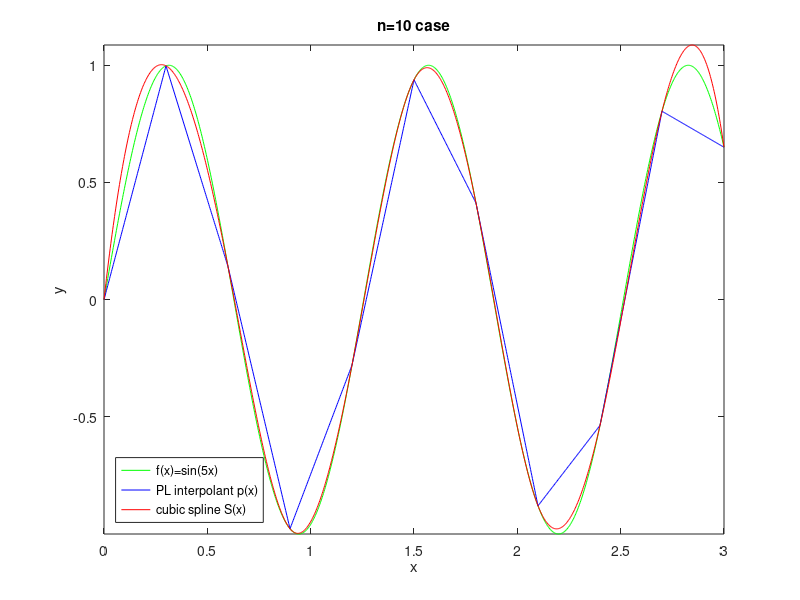
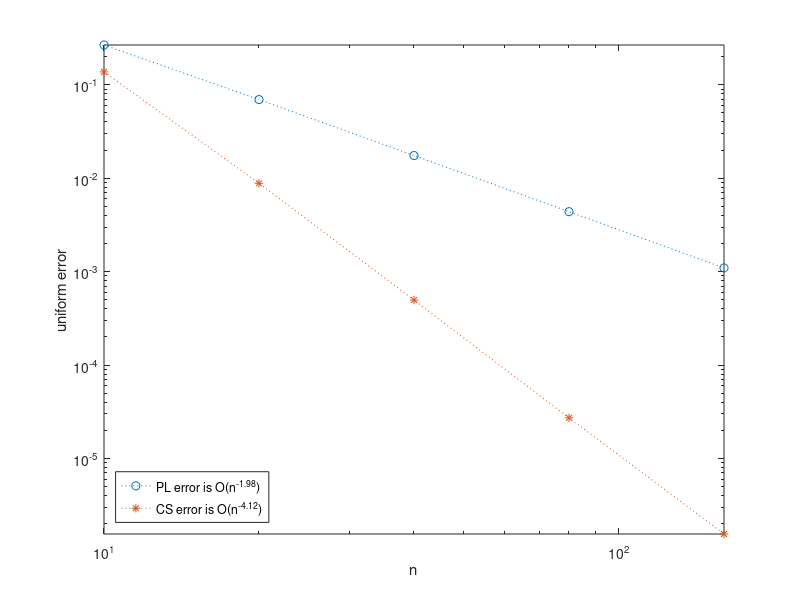

Write the MATLAB code that produced these figures, in order.
% CSEXPERIMENT  Plot and compare accuracy of piecewise-linear (PL) and
% cubic spline (CS) interpolation of  f(x) = sin(5x)  on [0,3].

nn = [10 20 40 80 160];
plerr = zeros(size(nn));
cserr = plerr;
for q = 1:5
    n = nn(q);
    t = linspace(0,3,n+1);     % nodes
    y = sin(5*t);              % points are (t(k),y(k))
    xx = linspace(0,3,1001);   % used to plot and measure
    yy = sin(5*xx);
    plerr(q) = norm(yy - interp1(t,y,xx), 'inf');
    cserr(q) = norm(yy - interp1(t,y,xx,'spline'), 'inf');
    if q == 1  % show lowest resolution interpolation result
        figure(1)
        plot(xx,yy,'g', xx,interp1(t,y,xx),'b', xx,interp1(t,y,xx,'spline'),'r')
        legend('f(x)=sin(5x)','PL interpolant p(x)','cubic spline S(x)',...
               'location','southwest')
        title('n=10 case')
        xlabel x,  ylabel y
        axis tight
    end
end
ppl = polyfit(log(nn),log(plerr),1);
pcs = polyfit(log(nn),log(cserr),1);
figure(2)
loglog(nn,plerr,'o:', nn,cserr,'*:')
legend(sprintf('PL error is O(n^{%.2f})',ppl(1)),...
       sprintf('CS error is O(n^{%.2f})',pcs(1)),...
       'location','southwest')
xlabel n,  ylabel('uniform error')
axis tight
